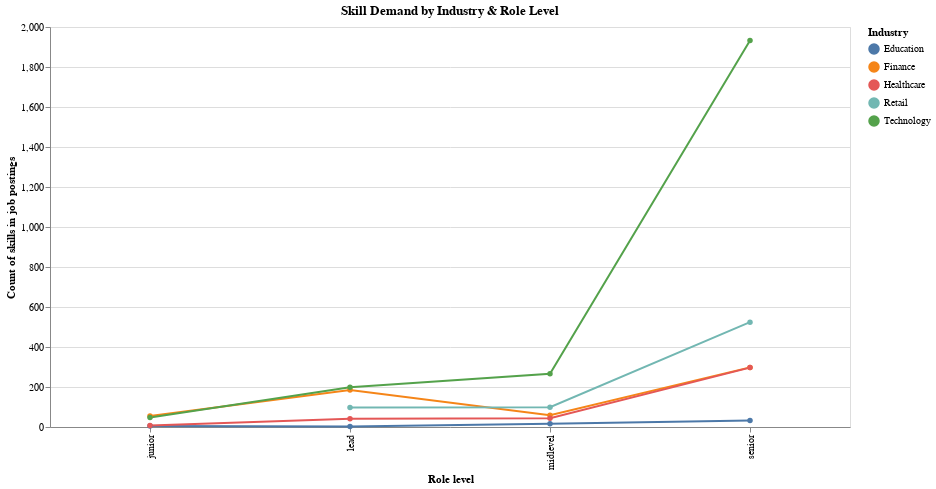

The code cell stored with this chart in its notebook:
### Markdown cell above
## Visualization 3 — Skill Demand by Industry and Role Level

**Goal:**  
Compare how skill demand varies across industries and seniority levels.

**Insights:**  
- The **Technology** and **Retail** industries exhibit sharp increases at senior levels, showing growing specialization demands.  
- Other industries such as **Finance** and **Healthcare** maintain steadier skill expectations across roles.

### Code cell
# Count mentions per (industry, role)
counts = (skills.groupby(["industry", "seniority_level"]).size()
          .reset_index(name="num_skills"))
top5 = counts.groupby("industry")["num_skills"].sum().nlargest(5).index
counts = counts[counts["industry"].isin(top5)]
counts["seniority_level"] = pd.Categorical(counts["seniority_level"],  ordered=True)

# Chart
highlight = alt.selection_point(fields=["industry"], bind="legend")

chart = (
    alt.Chart(counts, title="Skill Demand by Industry & Role Level")
    .mark_line(point=True, strokeWidth=2)
    .encode(
        x=alt.X("seniority_level:N", title="Role level"),
        y=alt.Y("num_skills:Q", title="Count of skills in job postings"),
        color=alt.Color("industry:N", title="Industry"),
        opacity=alt.condition(highlight, alt.value(1), alt.value(0.15)),
        tooltip=["industry:N", "seniority_level:N", "num_skills:Q"]
    )
    .add_params(highlight)
    .properties(width=800, height=400)
    # .save("../visualizations/v3_skill_demand_by_industry_and_role.png")
)
chart

### Figure 1 — Vega-Lite specification as saved in the notebook (floating-point values rounded to 4 significant figures)
{"config": {"view": {"continuousWidth": 300, "continuousHeight": 300}}, "data": {"name": "data-f36c49c8f020957c4a52bcc9989940b3"}, "mark": {"type": "line", "point": true, "strokeWidth": 2}, "encoding": {"color": {"field": "industry", "title": "Industry", "type": "nominal"}, "opacity": {"condition": {"param": "param_1", "value": 1}, "value": 0.15}, "tooltip": [{"field": "industry", "type": "nominal"}, {"field": "seniority_level", "type": "nominal"}, {"field": "num_skills", "type": "quantitative"}], "x": {"field": "seniority_level", "title": "Role level", "type": "nominal"}, "y": {"field": "num_skills", "title": "Count of skills in job postings", "type": "quantitative"}}, "height": 400, "params": [{"name": "param_1", "select": {"type": "point", "fields": ["industry"]}, "bind": "legend"}], "title": "Skill Demand by Industry & Role Level", "width": 800, "$schema": "https://vega.github.io/schema/vega-lite/v5.20.1.json", "datasets": {"data-f36c49c8f020957c4a52bcc9989940b3": [{"industry": "Education", "seniority_level": "junior", "num_skills": 5}, {"industry": "Education", "seniority_level": "lead", "num_skills": 3}, {"industry": "Education", "seniority_level": "midlevel", "num_skills": 16}, {"industry": "Education", "seniority_level": "senior", "num_skills": 33}, {"industry": "Finance", "seniority_level": "junior", "num_skills": 55}, {"industry": "Finance", "seniority_level": "lead", "num_skills": 185}, {"industry": "Finance", "seniority_level": "midlevel", "num_skills": 59}, {"industry": "Finance", "seniority_level": "senior", "num_skills": 298}, {"industry": "Healthcare", "seniority_level": "junior", "num_skills": 8}, {"industry": "Healthcare", "seniority_level": "lead", "num_skills": 41}, {"industry": "Healthcare", "seniority_level": "midlevel", "num_skills": 44}, {"industry": "Healthcare", "seniority_level": "senior", "num_skills": 297}, {"industry": "Retail", "seniority_level": "lead", "num_skills": 97}, {"industry": "Retail", "seniority_level": "midlevel", "num_skills": 99}, {"industry": "Retail", "seniority_level": "senior", "num_skills": 524}, {"industry": "Technology", "seniority_level": "junior", "num_skills": 48}, {"industry": "Technology", "seniority_level": "lead", "num_skills": 199}, {"industry": "Technology", "seniority_level": "midlevel", "num_skills": 266}, {"industry": "Technology", "seniority_level": "senior", "num_skills": 1932}]}}
